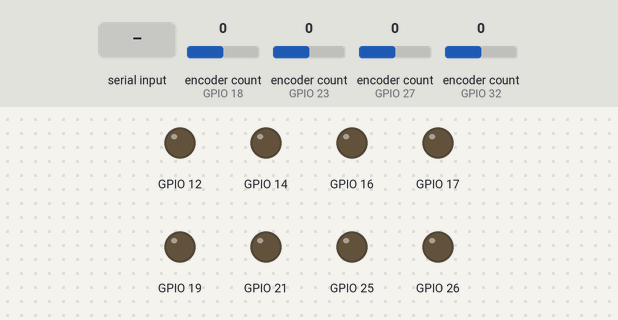
The program below on a simulated ESP32. Shown: output pins drawn as LEDs (lit = HIGH). The inputs (shaded band) are chosen by the test bench; at power-on: encoder count (sensors on GPIO 18, GPIO 23, GPIO 27, GPIO 32) 0. What the program prints to the serial monitor is not drawn.

Above: at 1.2 s.
1.3 s: "TWIST,0.5,-0.2,0.1\n" received over Serial
At 2.1 s:
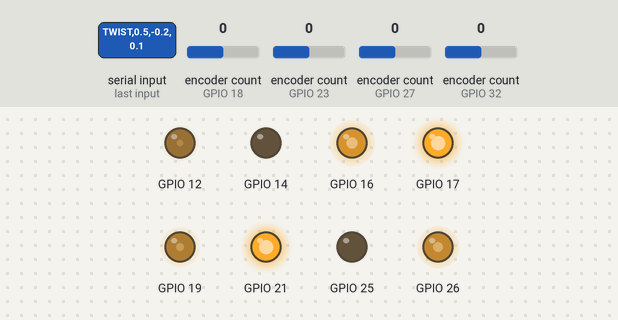
At 3.5 s:
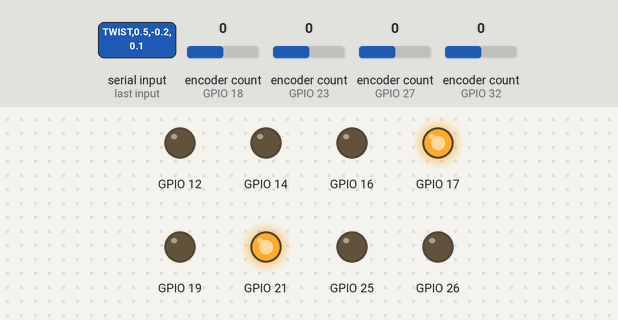
3.8 s: "TWIST,\n" received over Serial
Timing chart, 0 to 6.8 s (numbered marks = the images above; inputs shaded):
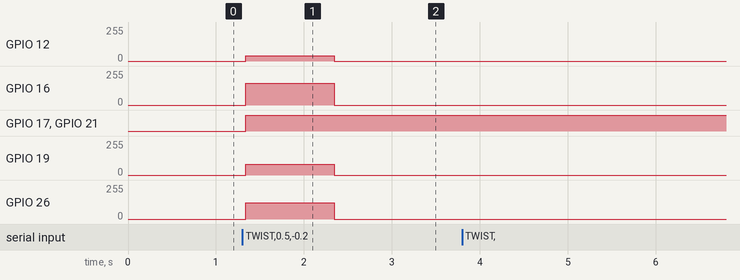

Measured:
- after the input at 1.3 s, GPIO 12: 0/255 → 40/255 at once, → 0/255 1.0 s later; GPIO 16: 0/255 → 163/255 at once, → 0/255 1.0 s later; GPIO 17, GPIO 21: LOW → HIGH at once; GPIO 19: 0/255 → 81/255 at once, → 0/255 1.0 s later; GPIO 26: 0/255 → 122/255 at once, → 0/255 1.0 s later
- after the input at 3.8 s, every drawn part: stays the same

The program:

main.cpp
```cpp
#include <Arduino.h>
#include "mimic_mecanum_base.h"

// ================= CONTROL CONFIGURATION =================
const float SPEED_MULTIPLIER = 0.8f;        // Scale factor for velocity commands (0.0 to 1.0)
const unsigned long CONTROL_INTERVAL = 50;  // Motor control loop interval in ms (20Hz)
const unsigned long ODOM_INTERVAL = 50;     // Odometry publishing interval in ms (20Hz)
const unsigned long TIMEOUT_MS = 1000;      // Command timeout - stop if no commands received (ms)

// ================= CONTROL VARIABLES =================
KinematicsMethod KINEMATICS_METHOD = SIMPLE;  // SIMPLE or COMPLEX

// global objects
MecanumBase robot(CYTRON_DUAL, KINEMATICS_METHOD);
String inputBuffer = "";

// twist message structure
struct TwistMsg {
    float linear_x;   // forward/backward
    float linear_y;   // strafe left/right
    float angular_z;  // rotation
};

TwistMsg currentTwist = {0.0, 0.0, 0.0};
unsigned long last_control_time = 0;
unsigned long last_odom_time = 0;
unsigned long last_command_time = 0;

bool parseTwistMessage(String message, TwistMsg &twist) {
    // Expected format: "TWIST,linear_x,linear_y,angular_z"
    // Example: "TWIST,0.5,-0.2,0.1"

    if (!message.startsWith("TWIST,")) {
        return false;
    }

    // Remove "TWIST," prefix
    message = message.substring(6);

    int firstComma = message.indexOf(',');
    int secondComma = message.indexOf(',', firstComma + 1);

    if (firstComma == -1 || secondComma == -1) {
        return false;
    }

    twist.linear_x = message.substring(0, firstComma).toFloat();
    twist.linear_y = message.substring(firstComma + 1, secondComma).toFloat();
    twist.angular_z = message.substring(secondComma + 1).toFloat();

    return true;
}

void setup() {
    Serial.begin(115200);  // USB communication with Jetson
    Serial.println("starting mecanum robot with twist control and odometry feedback...");

    Serial.print("using kinematics method: ");
    if (KINEMATICS_METHOD == SIMPLE) {
        Serial.println("simple");
    } else {
        Serial.println("complex (theta/power)");
    }

    // initialize robot base (includes encoders)
    robot.init();

    Serial.println("robot ready - waiting for twist messages via UART");
    Serial.println("expected format: TWIST,linear_x,linear_y,angular_z");
    Serial.println("publishing odometry: ODOM,x,y,theta,vx,vy,omega,enc1,enc2,enc3,enc4");

    last_command_time = millis();
    last_odom_time = millis();
}

void loop() {
    unsigned long current_time = millis();

    // read incoming serial data
    while (Serial.available() > 0) {
        char inChar = (char)Serial.read();

        if (inChar == '\n' || inChar == '\r') {
            // end of message - parse it
            if (inputBuffer.length() > 0) {
                TwistMsg newTwist;
                if (parseTwistMessage(inputBuffer, newTwist)) {
                    currentTwist = newTwist;
                    last_command_time = current_time;

                    // debug output
                    Serial.printf("received: x=%.3f, y=%.3f, rot=%.3f\n",
                                currentTwist.linear_x, currentTwist.linear_y, currentTwist.angular_z);
                } else {
                    Serial.println("invalid twist message format");
                }
                inputBuffer = "";
            }
        } else {
            inputBuffer += inChar;
        }
    }

    // control loop at fixed interval
    if (current_time - last_control_time >= CONTROL_INTERVAL) {
        last_control_time = current_time;

        // Update encoder readings and odometry
        robot.getEncoders()->update();

        // check for timeout
        if (current_time - last_command_time > TIMEOUT_MS) {
            // no commands received - stop robot for safety
            robot.stop();

            static unsigned long last_timeout_msg = 0;
            if (current_time - last_timeout_msg > 2000) {
                Serial.println("timeout - no twist commands received");
                last_timeout_msg = current_time;
            }
        } else {
            // Pure ROS2 REP-103 passthrough (X=forward, Y=left, Z=CCW)
            robot.move(
                currentTwist.linear_x * SPEED_MULTIPLIER,   // forward
                -currentTwist.linear_y * SPEED_MULTIPLIER,   // left
                currentTwist.angular_z * SPEED_MULTIPLIER   // CCW rotation
            );
        }
    }

    // Publish odometry at fixed interval
    if (current_time - last_odom_time >= ODOM_INTERVAL) {
        last_odom_time = current_time;

        // Send odometry data to Jetson
        String odom_msg = robot.getEncoders()->getOdometryString();
        Serial.println(odom_msg);
    }

    delay(5);  // small delay
}
```

mimic_mecanum_base.h
```cpp
/*
 * Mimic Mecanum Robot Base - Complete Control System
 *
 * This file provides a comprehensive mecanum wheel robot platform with:
 *   - Motor driver abstraction (BTS7960, Cytron dual-channel support)
 *   - Hardware-accelerated quadrature encoder reading (ESP32 PCNT)
 *   - Real-time odometry calculation and position tracking
 *   - Forward kinematics for motor control (simple & complex modes)
 *   - Inverse kinematics for velocity feedback
 *   - ROS2-compatible odometry message formatting
 *
 * Hardware: ESP32 DevKit + 4 DC motors with encoders + motor drivers
 * Use case: Autonomous navigation with Nav2 stack integration
 *
 * Author: Achal Patel (The Mimic Robotics)
 * Date: November 2025
 */

#ifndef MIMIC_MECANUM_BASE_H
#define MIMIC_MECANUM_BASE_H

#include <Arduino.h>
#include <ESP32Encoder.h>

// motor driver types
enum MotorDriverType {
    BTS7960,
    CYTRON_DUAL
};

// kinematics calculation methods
enum KinematicsMethod {
    SIMPLE,
    COMPLEX
};

// base class for motor drivers
class MotorDriver {
public:
    virtual void init() = 0;
    virtual void setSpeed(float speed) = 0;  // speed: -1.0 to 1.0
    virtual void stop() = 0;
    virtual ~MotorDriver() {}
};

// bts7960 motor driver implementation
class BTS7960Driver : public MotorDriver {
private:
    int rpwm_pin;
    int lpwm_pin;
    int r_en_pin;
    int l_en_pin;

public:
    BTS7960Driver(int rpwm, int lpwm, int r_en, int l_en);
    void init() override;
    void setSpeed(float speed) override;
    void stop() override;
};

// placeholder for cytron driver (to be implemented when switching)
class CytronDriver : public MotorDriver {
private:
    int dir_pin;
    int pwm_pin;

public:
    CytronDriver(int dir, int pwm);
    void init() override;
    void setSpeed(float speed) override;
    void stop() override;
};

// mecanum wheel positions
enum WheelPosition {
    FRONT_LEFT,
    FRONT_RIGHT,
    BACK_LEFT,
    BACK_RIGHT
};

// encoder manager class for all 4 motor encoders
class EncoderManager {
private:
    ESP32Encoder encoders[4];
    long last_counts[4];
    unsigned long last_time;
    float velocities[4];  // rad/s for each wheel

    // robot parameters
    float wheel_radius;      // meters (0.0762m for 152mm wheels)
    float wheelbase_width;   // meters (0.4685m center-to-center left/right)
    float wheelbase_length;  // meters (0.420m center-to-center front/back)
    int encoder_ppr;         // pulses per revolution (6256 for 17PPR × 4 × 92 gear ratio)

    // odometry state
    float pos_x;     // meters
    float pos_y;     // meters
    float theta;     // radians

    // Robot velocities (ROS2 REP-103 frame)
    float vel_forward;  // m/s (X-axis, forward positive)
    float vel_left;     // m/s (Y-axis, left positive)
    float vel_omega;    // rad/s (Z-axis, CCW positive)

public:
    EncoderManager(float wheel_r = 0.0762, float width = 0.4685, float length = 0.420, int ppr = 6256);
    void init();
    void update();
    void reset();

    // getters
    long getCount(WheelPosition wheel);
    float getVelocity(WheelPosition wheel);  // rad/s
    void getOdometry(float &x, float &y, float &heading);  // get current pose
    void getVelocities(float &vx, float &vy, float &omega);  // get current twist

    // formatting for transmission
    String getOdometryString();  // formatted for ROS2 consumption
};

// main mecanum base controller class
class MecanumBase {
private:
    MotorDriver* motors[4];  // array of motor drivers
    MotorDriverType driver_type;
    KinematicsMethod kinematics_method;  // simple or complex calculations
    EncoderManager* encoders;  // encoder manager

    // movement calculations (ROS2 convention: forward, left, rotation_ccw)
    void calculateWheelSpeeds(float forward, float left, float rotation_ccw, float speeds[4]);
    void calculateWheelSpeedsSimple(float forward, float left, float rotation_ccw, float speeds[4]);
    void calculateWheelSpeedsComplex(float forward, float left, float rotation_ccw, float speeds[4]);

public:
    MecanumBase(MotorDriverType type = BTS7960, KinematicsMethod method = SIMPLE);
    ~MecanumBase();

    // initialization
    void init();

    // encoder access
    EncoderManager* getEncoders();

    // kinematics method switching
    void setKinematicsMethod(KinematicsMethod method);
    KinematicsMethod getKinematicsMethod();

    // movement control (ROS2 REP-103: forward=X+, left=Y+, ccw=Z+)
    void move(float forward, float left, float rotation_ccw);
    void stop();

    // individual motor control (for testing)
    void setMotorSpeed(WheelPosition wheel, float speed);

    // driver switching support
    void switchDriverType(MotorDriverType new_type);
};

#endif
```

Source omitted: mimic_mecanum_base.cpp (20163 bytes)
